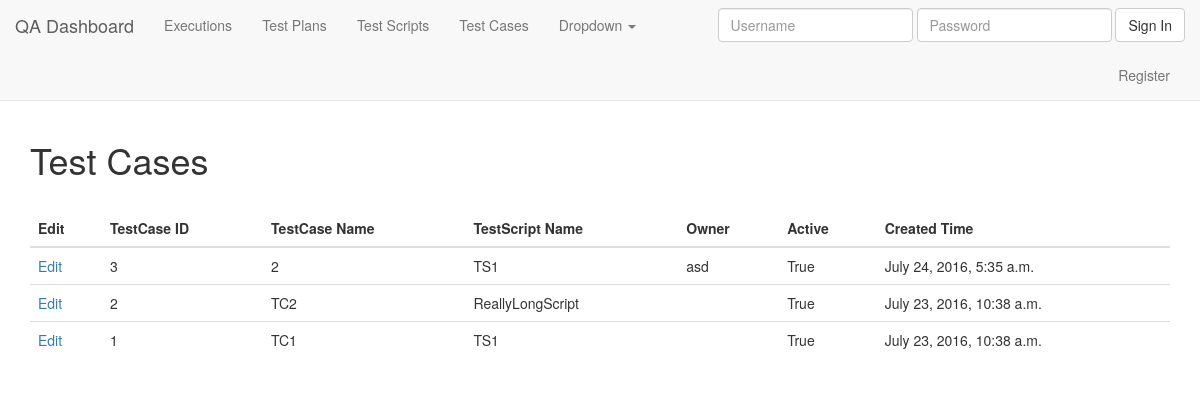
/testcases/, run on the app's committed database.
### testcases/models.py (models this page shows, shortened)
class TestCase(models.Model):
    tc_id           = models.AutoField(primary_key=True)
    script_id       = models.ForeignKey(TestScript)
    tc_name         = models.CharField(max_length=200)
    owner           = models.CharField(max_length=200, blank=True, null=True)
    created_time    = models.DateTimeField(auto_now_add=True, auto_now=False)
    modified_time   = models.DateTimeField(auto_now_add=False, auto_now=True)
    active          = models.BooleanField(default='Yes')

### testscripts/models.py (models this page shows)
class TestScript(models.Model):
    script_id       = models.AutoField(primary_key=True)
    plan_id         = models.ForeignKey(TestPlan)
    script_name     = models.CharField(max_length=200)
    script_path     = models.CharField(max_length=2000, blank=True, null=True)
    owner           = models.CharField(max_length=200, blank=True, null=True)
    created_time    = models.DateTimeField(auto_now_add=True, auto_now=False)
    modified_time   = models.DateTimeField(auto_now_add=False, auto_now=True)
    active          = models.BooleanField(default='Yes')
    def __str__(self):
        return self.script_name;

### testcases/views.py (the view)
def index(request):
    latest_testcase_list = TestCase.objects.order_by('-created_time')[:5]
    context = {'title':'Test Cases','latest_testcase_list': latest_testcase_list}
    return render(request, "testcases/index.html", context)

### templates/testcases/index.html (shortened to what this page needs)
<!DOCTYPE html>
{% extends "base.html" %}
{% load staticfiles %}
{% load crispy_forms_tags %}
{% block content %}
	<h1>{{ title }}</h1><br/>
	<div class="table-responsive">
	<table class="table table-hover tablesorter" id="testCaseTable">
		<thead>
	    <tr class="hoverable">
	    	<th>Edit</th>
	        <th>TestCase ID</th>
	        <th>TestCase Name</th>
	        <th>TestScript Name</th>
	        <th>Owner</th>
	        <th>Active</th>
	        <th>Created Time</th>
	    </tr>
	    </thead>
	    {% for item in latest_testcase_list %}
	    <tr {% if item.active|stringformat:"s" != "True" %} class='warning' {% endif %}>
   	        <td><a href="{% url 'testcases:detail' item.tc_id  %}">Edit</a></td>
	        <td>{{ item.tc_id }}</td>
	        <td>{{ item.tc_name }}</td>
	        <td>{{ item.script_id }}</td>
	        <td>{{ item.owner }}</td>
	        <td>{{ item.active }}</td>
	        <td>{{ item.created_time }}</td>
	    </tr>
	    {% endfor %}
	</table>
	</div>
{% endblock content %}

### templates/base.html (shortened to what this page needs)
{% load staticfiles %}
<!DOCTYPE html>
<html lang="en">
<head>
    <link href="{% static "css/style.css" %}" rel="stylesheet">
    <link href="{% static "css/bootstrap.min.css" %}" rel="stylesheet">
    <link href="{% static "css/navbar-static-top.css" %}" rel="stylesheet">
  </head>
  <body>
<nav class="navbar navbar-default navbar-static-top">
      <div class="container-fluid">
        <div class="navbar-header">
          <a class="navbar-brand" href="/">QA Dashboard</a>
        </div>
        <div id="navbar" class="navbar-collapse collapse">
          <ul class="nav navbar-nav">
            <li><a href="{% url 'executions:index' %}">Executions</a></li>
            <li><a href="{% url 'testplans:index' %}">Test Plans</a></li>
            <li><a href="{% url 'testscripts:index' %}">Test Scripts</a></li>
            <li><a href="{% url 'testcases:index' %}">Test Cases</a></li>
            <li class="dropdown">
              <a href="#" class="dropdown-toggle" data-toggle="dropdown" role="button" aria-haspopup="true" aria-expanded="false">Dropdown <span class="caret"></span></a>
            </li>
          </ul>
         {% if user.is_authenticated %}
         	<ul class="nav navbar-nav navbar-right">
				<li><a href="/auth/logout/">Logout</a></li>
			</ul>
		 {% else %}
          <form class="navbar-form navbar-right" method="post" action="/auth/login/">
            <div class="form-group">
                <input type="text" class="form-control" name="username" placeholder="Username">
            </div>
            <div class="form-group">
                <input type="password" class="form-control" name="password" placeholder="Password">
            </div>
            <button type="submit" class="btn btn-default">Sign In</button>
            </form>
            <ul class="nav navbar-nav navbar-right">
				<li><a href="/auth/register/">Register</a></li>
			</ul>
          {% endif %}
        </div>
      </div>
    </nav>
   <div class="container">
        {% block content %} {% endblock content%}
      </div>
  </body>
</html>

### static/css/style.css (style rules this page uses)
.hoverable { cursor: pointer; }

### static/css/navbar-static-top.css (style rules this page uses)
body { min-height: 2000px; }
.navbar-static-top { margin-bottom: 19px; }

### data on the page
TestCase: tc_id "3", tc_name "2", script_id "TS1", owner "asd", active "True", created_time "July 24, 2016, 5:35 a.m."
TestCase: tc_id "2", tc_name "TC2", script_id "ReallyLongScript", active "True", created_time "July 23, 2016, 10:38 a.m."
TestCase: tc_id "1", tc_name "TC1", script_id "TS1", active "True", created_time "July 23, 2016, 10:38 a.m."

### other printed values
{{ title }} "Test Cases"
